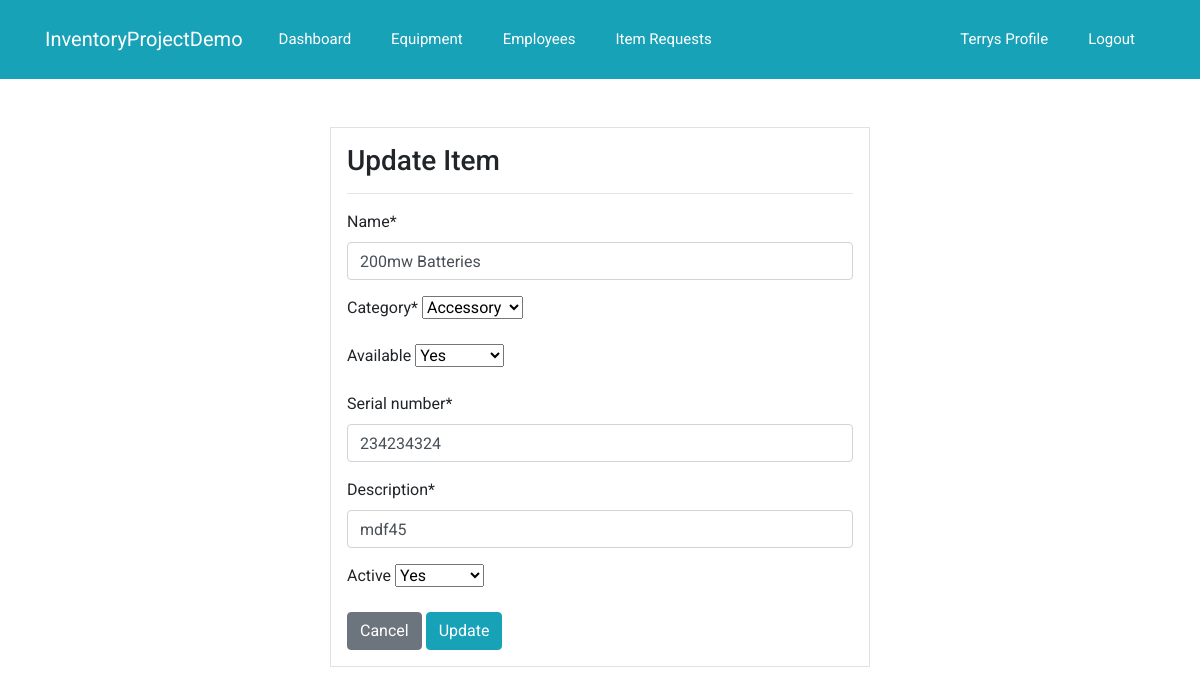
/dashboard/product/update/2/ (signed in), run on an earlier commit of the app's database.
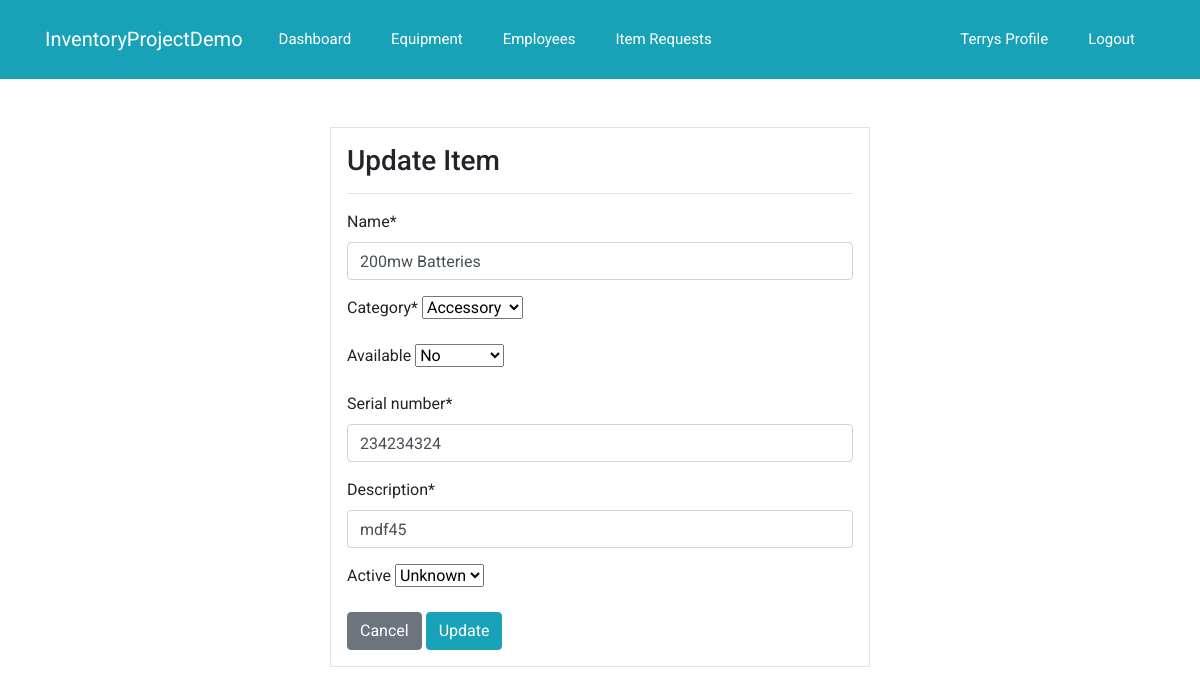
And on a later commit of the database.
### dashboard/models.py (models this page shows, shortened)
class Product(models.Model):
    name = models.CharField(max_length=100, null=True)
    category = models.CharField(max_length=20, choices=CATEGORY, null=True)
    quantity = models.PositiveIntegerField(default=1, null=True)
    available = models.BooleanField(null=True)
    serial_number = models.BigIntegerField(null=True)
    description = models.CharField(max_length=100, null=True)
    date = models.DateTimeField(auto_now_add=True)
    active = models.BooleanField(null=True)
    class Meta:
        verbose_name_plural = 'Product'

### dashboard/views.py (the view)
# urls.py: path('product/update/<int:pk>/', views.product_update, name='dashboard-product-update'),
@login_required
def product_update(request, pk):
    item = Product.objects.get(id=pk)
    if request.method == 'POST':
        form = ProductForm(request.POST, instance=item)
        if form.is_valid():
            form.save()
            return redirect('dashboard-product')
    else:
        form = ProductForm(instance=item)
    context = {
        'form': form
    }
    return render(request, 'dashboard/product_update.html', context)

### dashboard/forms.py
class ProductForm(forms.ModelForm):
    class Meta:
        model = Product
        fields = ['name', 'category', 'available', 'serial_number', 'description', 'active']

### templates/dashboard/product_update.html (shortened to what this page needs)
{% extends 'partials/base.html' %}
{%load crispy_forms_tags %}
{% block content%}
<div class="container">
  <div class="row mt-5">
    <div class="col-md-6 offset-md-3">
      <div class="border bg-white p-3">
        <h3>Update Item</h3>
        <hr>
        <form method="POST">
          {{ form|crispy }}
          <a class="btn btn-secondary" href="{% url 'dashboard-product' %}">Cancel</a>
          <input class="btn btn-info" type="submit" value="Update">
        </form>
      </div>
    </div>
  </div>
</div>
{% endblock %}

What changed in the data, as far as the page shows it:
changed Product "200mw Batteries": available "Yes" → "No"; active "Yes" → "Unknown"
